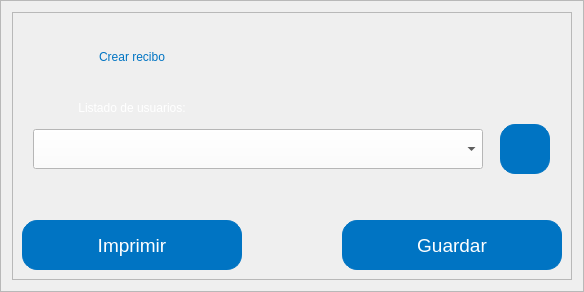
                  <widget class="QFrame" name="frame_2">
                   <property name="maximumSize">
                    <size>
                     <width>700</width>
                     <height>16777215</height>
                    </size>
                   </property>
                   <property name="sizeIncrement">
                    <size>
                     <width>700</width>
                     <height>0</height>
                    </size>
                   </property>
                   <property name="frameShape">
                    <enum>QFrame::StyledPanel</enum>
                   </property>
                   <property name="frameShadow">
                    <enum>QFrame::Raised</enum>
                   </property>
                   <layout class="QHBoxLayout" name="horizontalLayout_22">
                    <item>
                     <widget class="QFrame" name="frame_botones">
                      <property name="minimumSize">
                       <size>
                        <width>560</width>
                        <height>0</height>
                       </size>
                      </property>
                      <property name="maximumSize">
                       <size>
                        <width>560</width>
                        <height>16777215</height>
                       </size>
                      </property>
                      <property name="frameShape">
                       <enum>QFrame::StyledPanel</enum>
                      </property>
                      <property name="frameShadow">
                       <enum>QFrame::Raised</enum>
                      </property>
                      <layout class="QHBoxLayout" name="horizontalLayout_23">
                       <item>
                        <layout class="QVBoxLayout" name="verticalLayout_19">
                         <item>
                          <layout class="QVBoxLayout" name="verticalLayout_4">
                           <item>
                            <layout class="QVBoxLayout" name="verticalLayout_18">
                             <item>
                              <layout class="QHBoxLayout" name="horizontalLayout_19">
                               <item>
                                <widget class="QLabel" name="label_42">
                                 <property name="minimumSize">
                                  <size>
                                   <width>220</width>
                                   <height>70</height>
                                  </size>
                                 </property>
                                 <property name="maximumSize">
                                  <size>
                                   <width>220</width>
                                   <height>70</height>
                                  </size>
                                 </property>
                                 <property name="styleSheet">
                                  <string notr="true">
font: 75 26pt &quot;Segoe UI&quot;;

color: #0074c3;

</string>
                                 </property>
                                 <property name="text">
                                  <string>Crear recibo</string>
                                 </property>
                                 <property name="alignment">
                                  <set>Qt::AlignCenter</set>
                                 </property>
                                </widget>
                               </item>
                               <item>
                                <spacer name="horizontalSpacer_9">
                                 <property name="orientation">
                                  <enum>Qt::Horizontal</enum>
                                 </property>
                                 <property name="sizeHint" stdset="0">
                                  <size>
                                   <width>40</width>
                                   <height>20</height>
                                  </size>
                                 </property>
                                </spacer>
                               </item>
                              </layout>
                             </item>
                             <item>
                              <layout class="QHBoxLayout" name="horizontalLayout_20">
                               <item>
                                <widget class="QLabel" name="label_43">
                                 <property name="minimumSize">
                                  <size>
                                   <width>220</width>
                                   <height>0</height>
                                  </size>
                                 </property>
                                 <property name="maximumSize">
                                  <size>
                                   <width>220</width>
                                   <height>16777215</height>
                                  </size>
                                 </property>
                                 <property name="styleSheet">
                                  <string notr="true">font: 15pt &quot;Segoe UI&quot;;
color: rgb(255, 255, 255);</string>
                                 </property>
                                 <property name="text">
                                  <string>Listado de usuarios:</string>
                                 </property>
                                 <property name="alignment">
                                  <set>Qt::AlignCenter</set>
                                 </property>
                                </widget>
                               </item>
                               <item>
                                <spacer name="horizontalSpacer_8">
                                 <property name="orientation">
                                  <enum>Qt::Horizontal</enum>
                                 </property>
                                 <property name="sizeHint" stdset="0">
                                  <size>
                                   <width>40</width>
                                   <height>20</height>
                                  </size>
                                 </property>
                                </spacer>
                               </item>
                              </layout>
                             </item>
                            </layout>
                           </item>
                           <item>
                            <layout class="QHBoxLayout" name="horizontalLayout_21">
                             <item>
                              <widget class="QComboBox" name="combo_usuario_recibo">
                               <property name="enabled">
                                <bool>true</bool>
                               </property>
                               <property name="minimumSize">
                                <size>
                                 <width>450</width>
                                 <height>40</height>
                                </size>
                               </property>
                               <property name="maximumSize">
                                <size>
                                 <width>450</width>
                                 <height>16777215</height>
                                </size>
                               </property>
                               <property name="sizeIncrement">
                                <size>
                                 <width>0</width>
                                 <height>40</height>
                                </size>
                               </property>
                               <property name="styleSheet">
                                <string notr="true">color: rgb(0, 0, 0);
font: 10pt &quot;Segoe UI&quot;;
background-color: rgb(255, 255, 255);</string>
                               </property>
                               <property name="editable">
                                <bool>false</bool>
                               </property>
                               <property name="currentIndex">
                                <number>-1</number>
                               </property>
                              </widget>
                             </item>
                             <item>
                              <widget class="QPushButton" name="bt_buscar_recibo">
                               <property name="minimumSize">
                                <size>
                                 <width>50</width>
                                 <height>50</height>
                                </size>
                               </property>
                               <property name="maximumSize">
                                <size>
                                 <width>50</width>
                                 <height>50</height>
                                </size>
                               </property>
                               <property name="font">
                                <font>
                                 <family>Segoe UI</family>
                                 <pointsize>14</pointsize>
                                 <weight>50</weight>
                                 <italic>false</italic>
                                 <bold>false</bold>
                                </font>
                               </property>
                               <property name="cursor">
                                <cursorShape>PointingHandCursor</cursorShape>
                               </property>
                               <property name="styleSheet">
                                <string notr="true">QPushButton {
    background-color: #0074c3;  /* Color de fondo */
    color: rgb(255, 255, 255);
    border: 1px solid #0074c3;  /* Borde del botón */
    padding: 5px 10px;  /* Relleno interno */
    border-radius: 15px;  /* Bordes redondeados */
	font: 14pt &quot;Segoe UI&quot;;
}

QPushButton:hover{
  font: 14pt &quot;Segoe UI&quot;;
  background-color: #0063a5; 
}</string>
                               </property>
                               <property name="text">
                                <string/>
                               </property>
                               <property name="icon">
                                <iconset resource="../iconos/recibos.qrc">
                                 <normaloff>:/recibos/agregar (2).png</normaloff>:/recibos/agregar (2).png</iconset>
                               </property>
                               <property name="iconSize">
                                <size>
                                 <width>45</width>
                                 <height>45</height>
                                </size>
                               </property>
                              </widget>
                             </item>
                            </layout>
                           </item>
                          </layout>
                         </item>
                         <item>
                          <spacer name="verticalSpacer_2">
                           <property name="orientation">
                            <enum>Qt::Vertical</enum>
                           </property>
                           <property name="sizeHint" stdset="0">
                            <size>
                             <width>20</width>
                             <height>40</height>
                            </size>
                           </property>
                          </spacer>
                         </item>
                         <item>
                          <layout class="QHBoxLayout" name="horizontalLayout_4">
                           <item>
                            <widget class="QPushButton" name="bt_imprimir_recibo">
                             <property name="minimumSize">
                              <size>
                               <width>220</width>
                               <height>50</height>
                              </size>
                             </property>
                             <property name="maximumSize">
                              <size>
                               <width>220</width>
                               <height>50</height>
                              </size>
                             </property>
                             <property name="font">
                              <font>
                               <family>Segoe UI</family>
                               <pointsize>14</pointsize>
                               <weight>50</weight>
                               <italic>false</italic>
                               <bold>false</bold>
                              </font>
                             </property>
                             <property name="cursor">
                              <cursorShape>PointingHandCursor</cursorShape>
                             </property>
                             <property name="styleSheet">
                              <string notr="true">QPushButton {
    background-color: #0074c3;  /* Color de fondo */
    color: rgb(255, 255, 255);
    border: 1px solid #0074c3;  /* Borde del botón */
    padding: 5px 10px;  /* Relleno interno */
    border-radius: 15px;  /* Bordes redondeados */
	font: 14pt &quot;Segoe UI&quot;;
}

QPushButton:hover{
  font: 14pt &quot;Segoe UI&quot;;
  background-color: #0063a5; 
}</string>
                             </property>
                             <property name="text">
                              <string>Imprimir</string>
                             </property>
                             <property name="icon">
                              <iconset resource="../iconos/recibos.qrc">
                               <normaloff>:/recibos/impresora.png</normaloff>:/recibos/impresora.png</iconset>
                             </property>
                             <property name="iconSize">
                              <size>
                               <width>45</width>
                               <height>45</height>
                              </size>
                             </property>
                            </widget>
                           </item>
                           <item>
                            <spacer name="horizontalSpacer_6">
                             <property name="orientation">
                              <enum>Qt::Horizontal</enum>
                             </property>
                             <property name="sizeHint" stdset="0">
                              <size>
                               <width>40</width>
                               <height>20</height>
                              </size>
                             </property>
                            </spacer>
                           </item>
                           <item>
                            <widget class="QPushButton" name="bt_guardar_recibo">
                             <property name="minimumSize">
                              <size>
                               <width>220</width>
                               <height>50</height>
                              </size>
                             </property>
                             <property name="maximumSize">
                              <size>
                               <width>220</width>
                               <height>50</height>
                              </size>
                             </property>
                             <property name="font">
                              <font>
                               <family>Segoe UI</family>
                               <pointsize>14</pointsize>
                               <weight>50</weight>
                               <italic>false</italic>
                               <bold>false</bold>
                              </font>
                             </property>
                             <property name="cursor">
                              <cursorShape>PointingHandCursor</cursorShape>
                             </property>
                             <property name="styleSheet">
                              <string notr="true">QPushButton {
    background-color: #0074c3;  /* Color de fondo */
    color: rgb(255, 255, 255);
    border: 1px solid #0074c3;  /* Borde del botón */
    padding: 5px 10px;  /* Relleno interno */
    border-radius: 15px;  /* Bordes redondeados */
	font: 14pt &quot;Segoe UI&quot;;
}

QPushButton:hover{
  font: 14pt &quot;Segoe UI&quot;;
  background-color: #0063a5; 
}</string>
                             </property>
                             <property name="text">
                              <string>Guardar</string>
                             </property>
                             <property name="icon">
                              <iconset resource="../iconos/recibos.qrc">
                               <normaloff>:/recibos/computadora.png</normaloff>:/recibos/computadora.png</iconset>
                             </property>
                             <property name="iconSize">
                              <size>
                               <width>45</width>
                               <height>45</height>
                              </size>
                             </property>
                            </widget>
                           </item>
                          </layout>
                         </item>
                        </layout>
                       </item>
                      </layout>
                     </widget>
                    </item>
                   </layout>
                  </widget>
